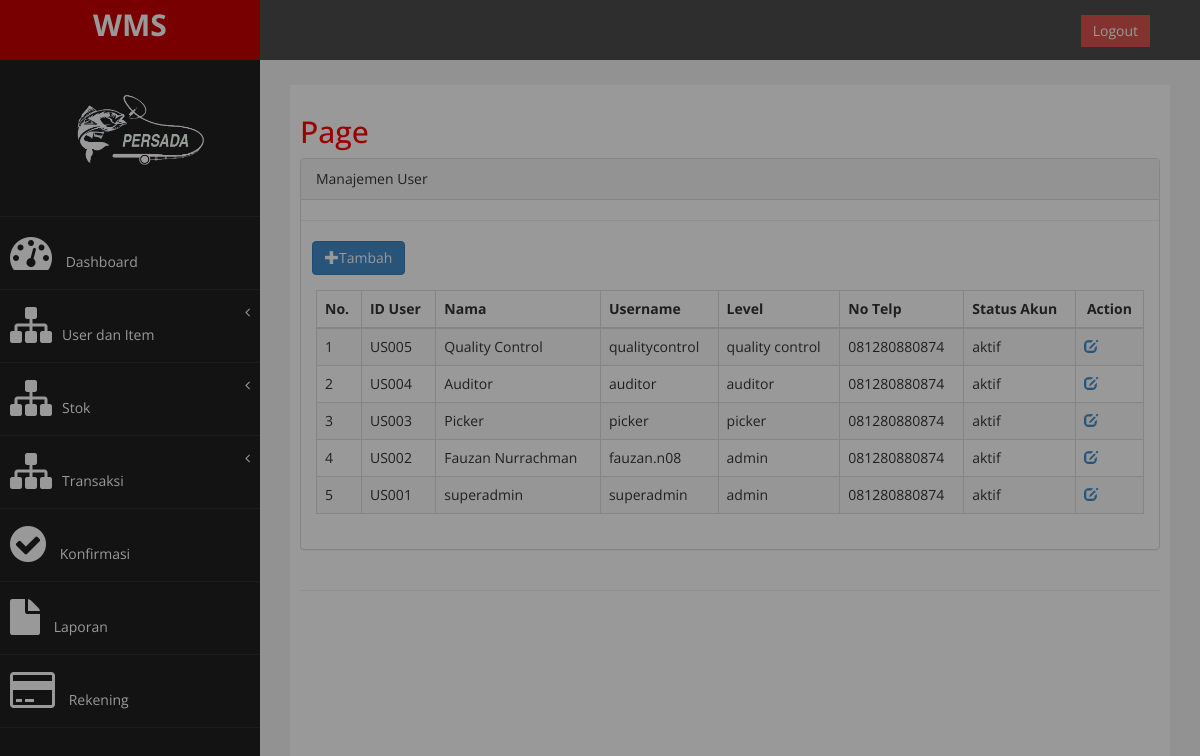
/admin/admin.php?halaman=manajemen_user (signed in), run on the app's committed database.
### tables this page shows
CREATE TABLE `master_user` (
  `id_user` varchar(50) NOT NULL,
  `username` varchar(50) NOT NULL,
  `password` varchar(255) NOT NULL,
  `name` varchar(50) NOT NULL,
  `level` varchar(50) NOT NULL,
  `no_telp` varchar(100) NOT NULL,
  `id_create` varchar(50) NOT NULL,
  `timestamp` datetime NOT NULL,
  `stat` varchar(50) NOT NULL,
  PRIMARY KEY (`id_user`,`username`) USING BTREE,
  KEY `id_user` (`id_user`),
  KEY `username` (`username`)
);

### admin/modul/mod_user/info_user.php (the view, shortened to what this page needs)
<?php
include '../../../config/koneksi.php';
$query = mysqli_query($conn, "SELECT * FROM master_user ORDER BY timestamp DESC") or die(mysqli_error($conn));
?>
<div class="row">
    <div class="col-md-12">
        <div class="panel panel-default">
            <div class="panel-heading">
                Manajemen User
            </div>
            <hr>
            &nbsp;&nbsp;&nbsp;<button type="button" class="btn btn-primary" data-toggle="modal" data-target="#myModal"><span class="glyphicon glyphicon-plus"></span>Tambah</button>
            <br>
            <div class="panel-body">
                <div class="table-responsive">
                    <table class="table table-striped table-bordered table-hover">
                        <thead>
                            <tr>
                                <th>No.</th>
                                <th>ID User</th>
                                <th>Nama</th>
                                <th>Username</th>
                                <th>Level</th>
                                <th>No Telp</th>
                                <th>Status Akun</th>
                                <th colspan="2">
                                    <center>Action</center>
                                </th>
                            </tr>
                        </thead>
                        <tbody>
                            <?php
                            if (mysqli_num_rows($query) == 0) {
                                echo '<tr><td colspan="4" align="center">Tidak ada data!</td></tr>';
                            } else {
                                $no = 1;
                                while ($data = mysqli_fetch_array($query)) {
                                    echo '<tr>';
                                    echo '<td>' . $no . '</td>';
                                    echo '<td>' . $data['id_user'] . '</td>';
                                    echo '<td>' . $data['name'] . '</td>';
                                    echo '<td>' . $data['username'] . '</td>';
                                    echo '<td>' . $data['level'] . '</td>';
                                    echo '<td>' . $data['no_telp'] . '</td>';
                                    echo '<td>' . $data['stat'] . '</td>';
                                    echo '<td><a href=admin.php?halaman=edit_user&&id_user=' . $data['id_user'] . '><span class="glyphicon glyphicon-edit"></a></td>'; ?>
                            <?php
                                    echo '</tr>';
                                    $no++;
                                }
                            }
                            ?>
                        </tbody>
                    </table>
                </div>
            </div>
        </div>
    </div>
</div>

### admin/assets/css/custom.css (style rules this page uses)
body { font-family: "Open Sans", sans-serif; }

### data on the page
master_user: id_user "US005", name "Quality Control", username "qualitycontrol", level "quality control", no_telp "081280880874", stat "aktif"
master_user: id_user "US004", name "Auditor", username "auditor", level "auditor", no_telp "081280880874", stat "aktif"
master_user: id_user "US003", name "Picker", username "picker", level "picker", no_telp "081280880874", stat "aktif"
master_user: id_user "US002", name "Fauzan Nurrachman", username "fauzan.n08", level "admin", no_telp "081280880874", stat "aktif"
master_user: id_user "US001", name "superadmin", username "superadmin", level "admin", no_telp "081280880874", stat "aktif"
